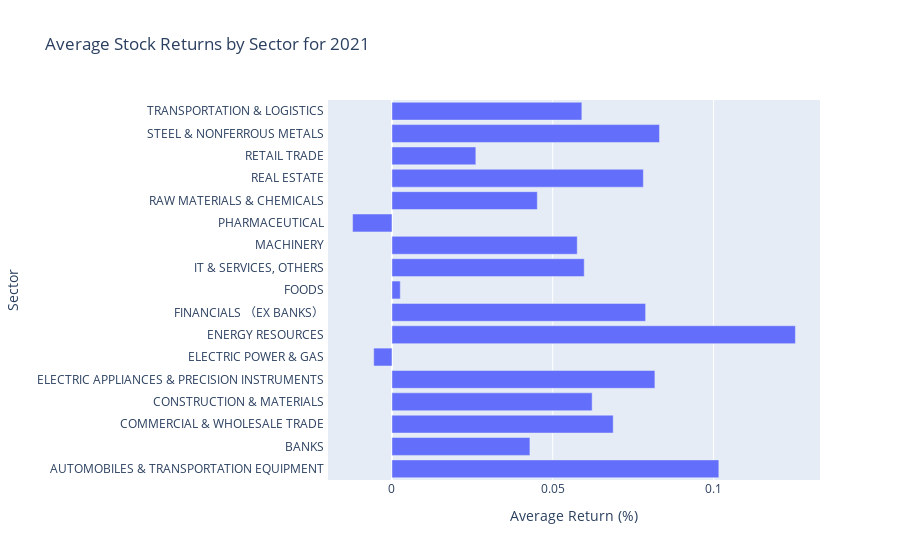

Notebook source saved alongside this figure:
### Code cell
# left join data and stock_list on SecuritiesCode column to get the 17SectorName
train_df = train_df.merge(stock_list[['SecuritiesCode', '17SectorName']], on='SecuritiesCode', how='left')


train_df['Year'] = pd.to_datetime(train_df['Date']).dt.year

# Calculate the average return by sector and year
avg_returns_by_sector = train_df.pivot_table(index='17SectorName', columns='Year', values='Target', aggfunc='mean') * 100

# Create a simple horizontal bar plot for the latest year's average return
latest_year = avg_returns_by_sector.columns[-1]
fig = go.Figure(data=[
    go.Bar(x=avg_returns_by_sector[latest_year], y=avg_returns_by_sector.index, orientation='h')
])

# Update layout of the plot
fig.update_layout(title='Average Stock Returns by Sector for {}'.format(latest_year),
                  xaxis_title='Average Return (%)',
                  yaxis_title='Sector')
fig.show()

### Figure 1 — Plotly figure (JSON) as saved in the notebook; plotly's stock layout.template omitted (floating-point values rounded to 4 significant figures)
{"data": [{"orientation": "h", "type": "bar", "x": [0.1017, 0.04291, 0.06881, 0.06225, 0.08177, -0.005676, 0.1255, 0.07888, 0.002584, 0.05979, 0.05762, -0.01224, 0.0452, 0.07818, 0.02608, 0.0832, 0.05905], "y": ["AUTOMOBILES & TRANSPORTATION EQUIPMENT ", "BANKS ", "COMMERCIAL & WHOLESALE TRADE ", "CONSTRUCTION & MATERIALS ", "ELECTRIC APPLIANCES & PRECISION INSTRUMENTS ", "ELECTRIC POWER & GAS ", "ENERGY RESOURCES ", "FINANCIALS （EX BANKS） ", "FOODS ", "IT & SERVICES, OTHERS ", "MACHINERY ", "PHARMACEUTICAL ", "RAW MATERIALS & CHEMICALS ", "REAL ESTATE ", "RETAIL TRADE ", "STEEL & NONFERROUS METALS ", "TRANSPORTATION & LOGISTICS "]}], "layout": {"title": {"text": "Average Stock Returns by Sector for 2021"}, "xaxis": {"title": {"text": "Average Return (%)"}}, "yaxis": {"title": {"text": "Sector"}}}}
